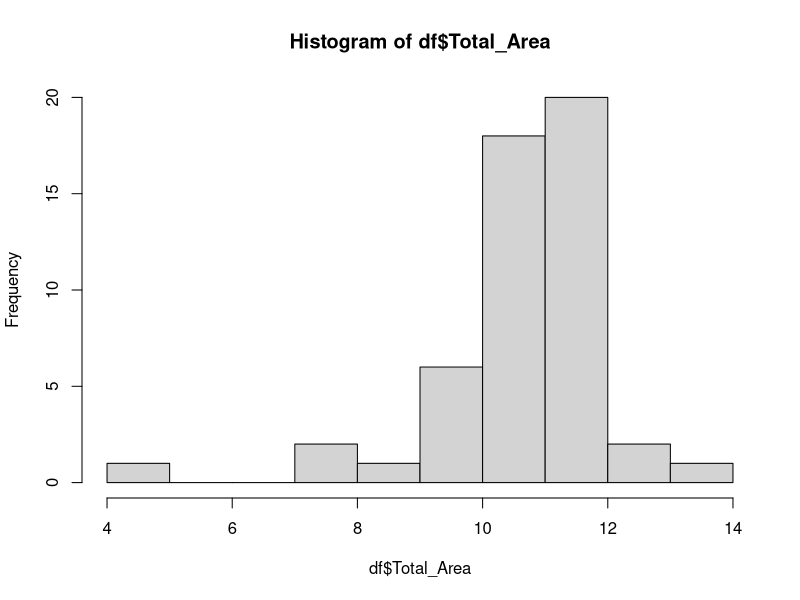
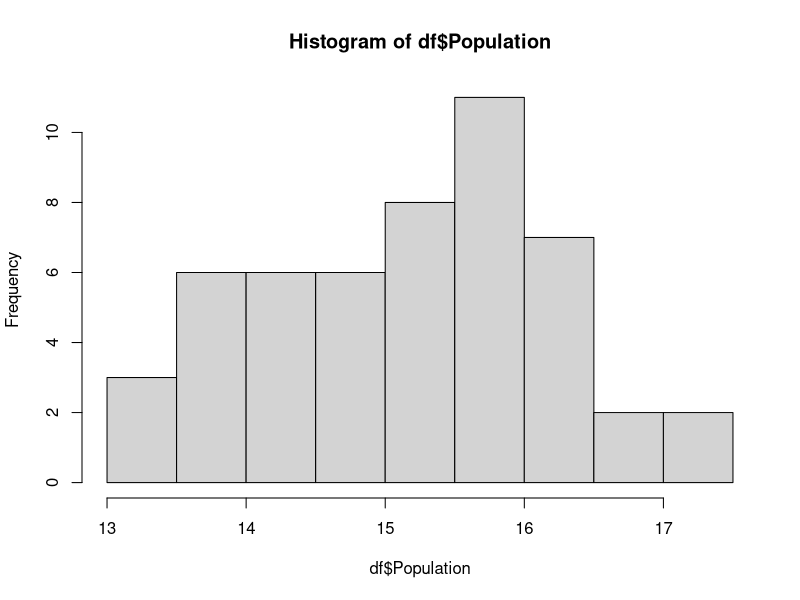
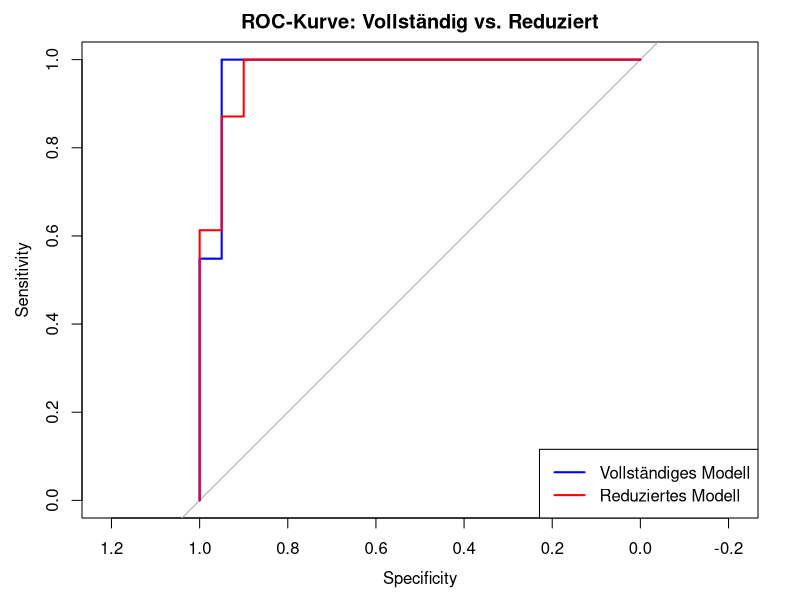

Write R code to recreate these figures, in order.
setwd("C:/Users/Hanji/OneDrive/Studium/WS 24-25/Fallstudien/Projekt 5")
df <- read.csv("US_election_2024.csv", header = TRUE, sep = ";", dec = ",")

# Datenaufbereitung
df$State <- as.factor(df$State)

df$Leading_Candidate <- as.factor(df$Leading_Candidate)
levels(df$Leading_Candidate) <- c("Harris", "Trump")
print(df$Leading_Candidate)
table(df$Leading_Candidate)

df$Total_Area <- log(df$Total_Area)
print(df$Total_Area)
hist(df$Total_Area)

df$Population <- log(df$Population)
print(df$Population)
hist(df$Population)

df$Population_Density <- log(df$Population_Density)

################################################################################
# Aufgabe 1
# Logistische Regression
Modell <- glm(df$Leading_Candidate ~ df$Total_Area + df$Population
              + df$Median_Age + df$Birth_Rate + df$HDI + df$Unemployment_Rate + df$Median_Rent
              + df$Health_Insurance_Coverage, family = binomial)

# Ergebnisse anzeigen
summary(Modell)

# Call:
#   glm(formula = df$Leading_Candidate ~ df$Total_Area + df$Population + 
#         df$Median_Age + df$Birth_Rate + df$HDI + df$Unemployment_Rate + 
#         df$Median_Rent + df$Health_Insurance_Coverage, family = binomial)
# 
# Coefficients:
#   Estimate Std. Error z value Pr(>|z|)
# (Intercept)                   1.325e+02  8.332e+01   1.590    0.112
# df$Total_Area                 1.060e+00  1.495e+00   0.709    0.478
# df$Population                 1.667e+00  1.071e+00   1.557    0.119
# df$Median_Age                -2.686e-01  5.962e-01  -0.450    0.652
# df$Birth_Rate                 5.353e-02  2.768e-01   0.193    0.847
# df$HDI                       -6.299e+01  6.179e+01  -1.019    0.308
# df$Unemployment_Rate         -2.392e+02  1.733e+02  -1.381    0.167
# df$Median_Rent               -7.343e-03  5.643e-03  -1.301    0.193
# df$Health_Insurance_Coverage -9.046e+01  6.638e+01  -1.363    0.173
# 
# (Dispersion parameter for binomial family taken to be 1)
# 
# Null deviance: 68.310  on 50  degrees of freedom
# Residual deviance: 16.198  on 42  degrees of freedom
# AIC: 34.198
# 
# Number of Fisher Scoring iterations: 8

################################################################################
# Aufgabe 2

# Schrittweise Selektion basierend auf AIC
Modell_voll <- glm(df$Leading_Candidate ~ df$Total_Area + df$Population
                   + df$Median_Age + df$Birth_Rate + df$HDI + df$Unemployment_Rate + df$Median_Rent
                   + df$Health_Insurance_Coverage, family = binomial)

# Durchführung der Schrittweisen Selektion (beide Richtungen)
Modell_reduziert <- step(Modell_voll, direction = "both", trace = 0)

# Zusammenfassung des ausgewählten Modells
summary(Modell_reduziert)

# Call:
#   glm(formula = df$Leading_Candidate ~ df$Population + df$Median_Age + 
#         df$Unemployment_Rate + df$Median_Rent + df$Health_Insurance_Coverage, 
#       family = binomial)
# 
# Coefficients:
#   Estimate Std. Error z value Pr(>|z|)   
# (Intercept)                   1.431e+02  5.250e+01   2.725  0.00642 **
#   df$Population                 1.672e+00  9.192e-01   1.819  0.06887 . 
# df$Median_Age                -3.783e-01  2.961e-01  -1.278  0.20129   
# df$Unemployment_Rate         -1.818e+02  1.274e+02  -1.427  0.15345   
# df$Median_Rent               -1.163e-02  4.348e-03  -2.676  0.00745 **
#   df$Health_Insurance_Coverage -1.404e+02  5.540e+01  -2.534  0.01126 * 
#   ---
#   Signif. codes:  0 ‘***’ 0.001 ‘**’ 0.01 ‘*’ 0.05 ‘.’ 0.1 ‘ ’ 1
# 
# (Dispersion parameter for binomial family taken to be 1)
# 
# Null deviance: 68.310  on 50  degrees of freedom
# Residual deviance: 17.524  on 45  degrees of freedom
# AIC: 29.524
# 
# Number of Fisher Scoring iterations: 8

# Vergleich der Modelle anhand von AIC
cat("AIC des vollständigen Modells:", AIC(Modell_voll), "\n")
# AIC des vollständigen Modells: 34.19821 

cat("AIC des reduzierten Modells:", AIC(Modell_reduziert), "\n")
# AIC des reduzierten Modells: 29.5241 

###############################################################################
#Aufgabe 3

# Installation und Laden der notwendigen Pakete
library(pROC) # ROC-Kurvenanalyse und AUC-Berechnung
library(caret) # Kreuzvalidierung und Vergleich von Modellen

# ROC-Kurve und AUC für das vollständige Modell
pred_full <- predict(Modell_voll, type = "response")
roc_full <- roc(df$Leading_Candidate, pred_full)
auc_full <- auc(roc_full)

# ROC-Kurve und AUC für das reduzierte Modell
pred_reduced <- predict(Modell_reduziert, type = "response")
roc_reduced <- roc(df$Leading_Candidate, pred_reduced)
auc_reduced <- auc(roc_reduced)

# ROC-Kurven plotten
plot(roc_full, col = "blue", main = "ROC-Kurve: Vollständig vs. Reduziert")
lines(roc_reduced, col = "red")
legend("bottomright", legend = c("Vollständiges Modell", "Reduziertes Modell"),
       col = c("blue", "red"), lwd = 2)

# AUC-Werte ausgeben
cat("AUC des vollständigen Modells:", auc_full, "\n")
cat("AUC des reduzierten Modells:", auc_reduced, "\n")

# Kreuzvalidierung für das vollständige Modell
set.seed(123)
train_control <- trainControl(
  method = "cv",
  number = 10,
  classProbs = TRUE,
  summaryFunction = twoClassSummary
)

model_full_cv <- train(
  Leading_Candidate ~ Total_Area + Population +
    Median_Age + Birth_Rate + HDI + Unemployment_Rate +
    Median_Rent + Health_Insurance_Coverage,
  data = df,
  method = "glm",
  family = "binomial",
  trControl = train_control,
  metric = "ROC"
)

# Kreuzvalidierung für das reduzierte Modell
model_reduced_cv <- train(
  Leading_Candidate ~ Population + Median_Age + Unemployment_Rate +
    Median_Rent + Health_Insurance_Coverage,
  data = df,
  method = "glm",
  family = "binomial",
  trControl = train_control,
  metric = "ROC"
)

# Kreuzvalidierungs-ROC-Werte
cat("Kreuzvalidierungs-ROC des vollständigen Modells:", max(model_full_cv$results$ROC), "\n")
cat("Kreuzvalidierungs-ROC des reduzierten Modells:", max(model_reduced_cv$results$ROC), "\n")
